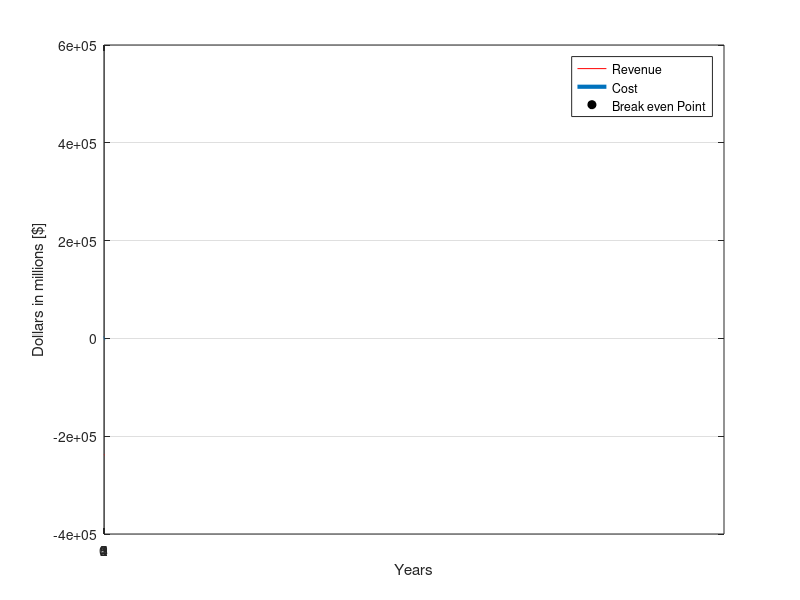
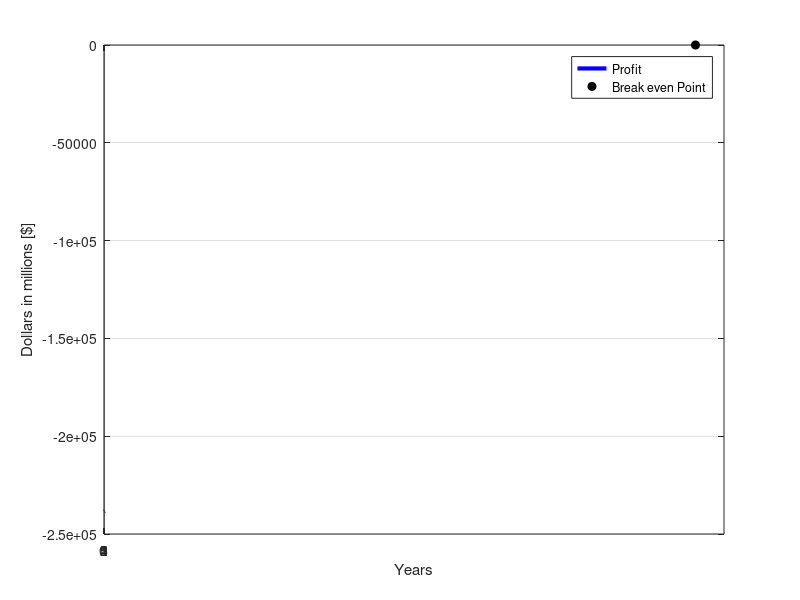

Source code (MATLAB) for these figures, in order:
% Written by Ivan Martinez, Josias Lopez, and Joseph Nwosu
% Oct 30, 2019 - Nov 2, 2019
% Written for MatLab Project
%
% This is a program written to perform a breakeven analysis on the
% different materials and construction methods the user inputs, and determine the expected
% return on investment.
%
% Veriables
%
% list = data table of given information for each material type
% Choice = The material input that the user selected
% surfaceArea = surface area of the walls [ft^2]
% ThicknessFt = Thickness of wall in ft [ft]
% Volume = Volume of wall [ft^3]
% MaterialCost = Total Cost for the material [$]
% LaborCost = Total Cost for the Labor [$]
% ConstructionCost = Total Cost for Miscellaneous Construction Materials
% [$]
% fixed_cost = Total Cost for Construction [$]
%
% Years = Multiple years held in an array to see different times [years]
% Total_Variable_Cost = Total Cost of everything given the inputs of the
% user [$/week]
% Revenue = A year of income [$] 
% Revenue_Years = Total income over user inputs years including Total
% Construction Cost [$ for user input years]
% CostWeek = Total Cost over user input weeks [$/year]
% CostYear = Total Cost over user input years [$ for user input years]
% Profit_Years = Total profits for each year inside variable Years [$ for user input years]
% BEP = The point where incoming money excedes cost monthly (profit point) [months]
% Donation = Money needed to be donated by each donator to reach breakeven
% point in 7 months [$ for user input years] -> $[$ for # months]

clc; clear; close all;

%% Calculation Procedure for Construction (Fixed Cost)

% Information & User selection
list = {'Concrete', 16, 30, 96000, 900, 5, 5; 'Wood', 23, 53, 115000, 800, 12, 11; 'Adobe', 18, 42, 68000, 600, 6, 5};
Choice = menu('Select your material.',list{1},list{2},list{3});

% Converstions 
surfaceArea = 3000; % [ft^2]
ThicknessFt = list{Choice,2}/12; % [in] -> [ft]

% Calculations
Volume = ThicknessFt*surfaceArea; % Multiply thicness by surface area to find the volume [ft^3]
MaterialCost = Volume*list{Choice,3}; % Multiple Area by cost/ft^3 to get total cost [$]
LaborCost = list{Choice,5}*list{Choice,6}*list{Choice,7}; % Calculate for total labor cost [$]
ConstructionCost = list{Choice,4}; % Total Construction Cost [$]
fixed_cost = MaterialCost + ConstructionCost + LaborCost; % Calculation of total cost for construction [$]

%% Breakeven Analysis (Variable Costs and Revenue Details)

energy_cost = input(' Energy Cost[$/week]: ');
labor_cost = input(' Labor Cost[$/week]: ');
maintenanace_cost = input(' Maintenance Cost[$/week]: ');
landfill_cost = input(' Landfill Cost[$/week]: ');
weeks = input(' Number of weeks per year the zoo will operate: ');
years = input(' years since opening day: ');
admission = input(' Price of admission per person [$/person]: ');
visitors = input(' Number of people per week that will visit the zoo: ');
donations = input(' Expected donations per week [$/week]: ');

%% Breakeven Analysis (Process)

Years = [0:years]; % [years]
Total_Variable_Cost = energy_cost + labor_cost + maintenanace_cost + landfill_cost; % [$/week]
Revenue = (admission * weeks * visitors) + (donations * weeks); % [$]
Revenue_Years = (Revenue * Years) - fixed_cost; % [$ for user input years]
CostWeek = Total_Variable_Cost * weeks; % [$/year]
CostYear = CostWeek * Years; % [$ for user input years]

Profit_Years = Revenue_Years - CostYear; % [$ for user input years]
BEP = (fixed_cost / (Revenue - (Total_Variable_Cost * weeks))); % [months]
Donation = Profit_Years(2)* (7/12) * -1; % [$ for user input years] -> $[$ for # months] 

%% Summary of Results 

fprintf('\n Material: %s\n',list{Choice});
fprintf('\tOperating %.0d weeks per year will generate per year:\n',weeks);
fprintf('\t\tRevenue:\t$%.0d\n',Revenue);
fprintf('\t\tCost:\t\t$%.0d\n',Total_Variable_Cost);
fprintf('\tThe breakeven time is %0.2f months\n', BEP*12);
fprintf('\tThe total profit after %1.0f years is $%.3e.\n\n',years,Profit_Years(years+1));
fprintf('\n It will take a one-time donation of $%.2f to breakeven in seven months.',Donation);

%% Figure 1

figure('color','w');
plot(Years,Revenue_Years,'r-',Years,CostYear,'linewidth',3);
hold on
plot(BEP,CostYear(2) * BEP,'o','markerfacecolor','k','markeredgecolor','k')
grid on
legend('Years','CostYears','BEP','location','best')
xlabel('Years')
ylabel('Dollars in millions [$]')
set(gca,'xtick',[0:1:years])
legend('Revenue','Cost','Break even Point','location','best')

%% Figure 2

figure('color','w')
plot(Years,Profit_Years,'b-','linewidth',3) ;
hold on
grid on
plot(BEP,0,'o','markeredgecolor','k','markerfacecolor','k')
xlabel('Years')
ylabel('Dollars in millions [$]')
set(gca,'xtick',[0:1:years])
legend('Profit','Break even Point','location','best')

